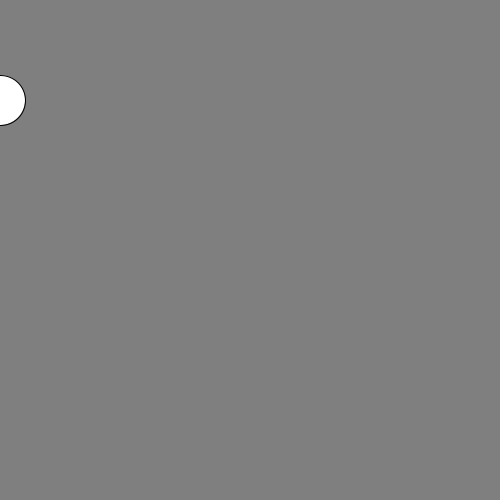
Frame 1 (no input)
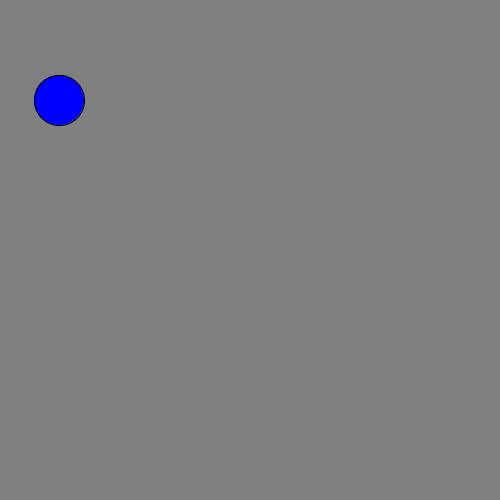
Frame 60 (the mouse pressed at the canvas centre just before this capture)
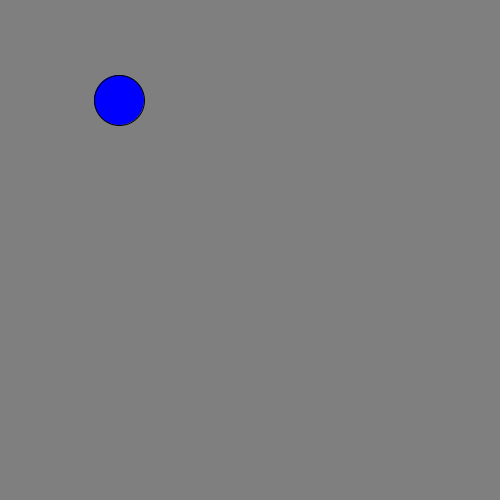
Frame 120 (the mouse held since frame 60 and released just before this capture)

The Processing sketch that drew these frames (run headless with seeded random() and noise(); from frame 60 on, the mouse is pressed at the canvas centre):

// Processing sketch: processing_49455
// ── processing_49455.pde

int x = 0;


//boolean circlevisible

void setup () {

  size (500, 500);
  smooth ();
}

void draw () {

  background (127);
  // ellipse (mouseX, mouseY, 80, 80);
  //float x = (0, 100);

  ellipse (x, 100, 50, 50);

  x = x+1;

  //if (mousePressed

  // if (circleVisible) {
  // circleVisible = !circleVisible

  fill (0, 0, 255);
  if (x == 500) { 

    x=0;
  }
}


                
                                
